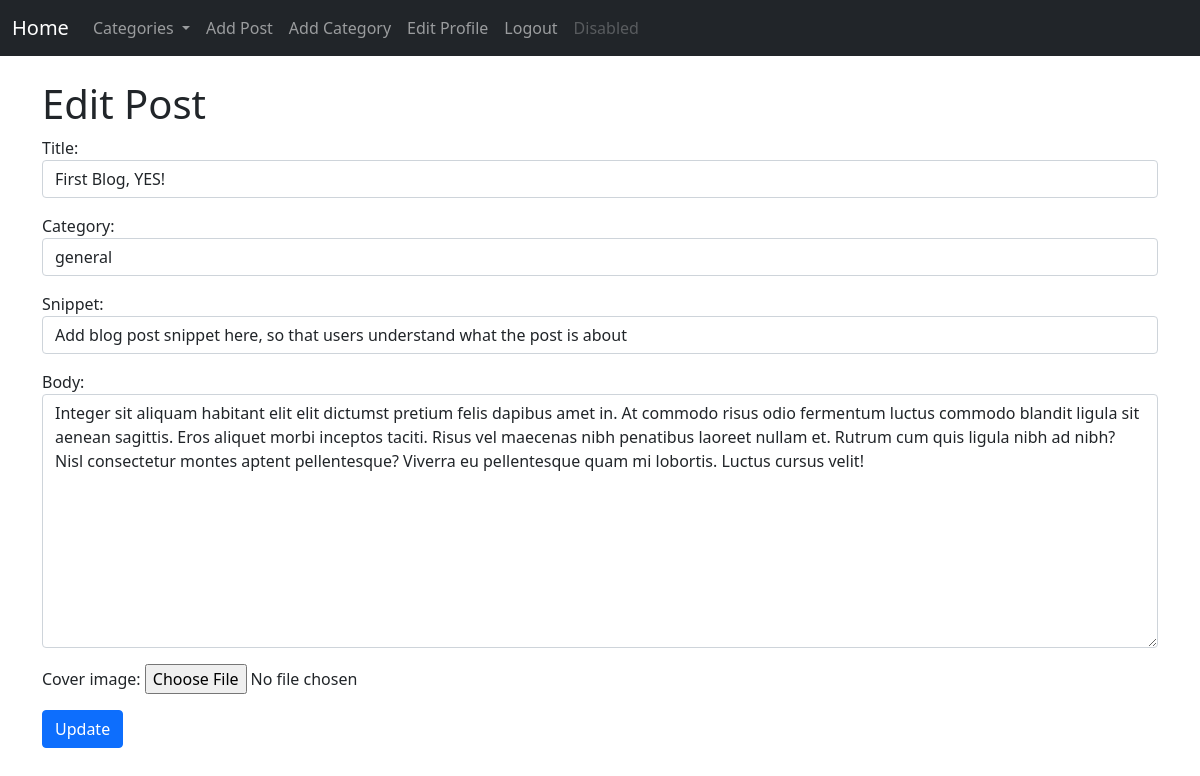
Screenshot of /article/edit/1 (signed in) with the database file from the repository.
### blogapp/models.py (models this page shows, shortened)
class Post(models.Model):
    title = models.CharField(max_length=255)
    author = models.ForeignKey(User, on_delete=models.CASCADE)
    category = models.CharField(max_length=255, default="general")
    snippet = models.CharField(max_length=255, default="Add blog post snippet here, so that users understand what the post is about.")
    cover_image = models.ImageField(null=True, blank=True, upload_to="media/_/")
    body = RichTextField(blank="Write blog body here...", null=True)
    date = models.DateField(auto_now_add=True)
    likes = models.ManyToManyField(User, related_name= "blog_posts" )

### blogapp/views.py (the view)
# urls.py: path('article/edit/<int:pk>', EditPostView.as_view(), name="edit-article"),
class EditPostView(UpdateView):
    model = Post
    form_class = EditPostForm
    template_name = 'edit_post.html'

### blogapp/forms.py
class EditPostForm(forms.ModelForm):
    class Meta:
        model=Post
        fields=('title','category', 'snippet', 'body', 'cover_image')
        widgets={
            'title': forms.TextInput(attrs={'class': 'form-control'}),
            'category': forms.Select(choices=choice_list, attrs={'class': 'form-control'}),
            'snippet': forms.TextInput(attrs={'class': 'form-control'}),
            'body': forms.Textarea(attrs={'class': 'form-control'}),
        }

### blogapp/context_processors.py (called while the page is built)
def get_cats(request):
    cat_menu = Category.objects.all()
    cats=[]
    for cat in cat_menu:
        cats.append(cat)
    return {
        "cats": cats
    }

### blogapp/models.py (called while the page is built)
    def __str__(self):
        return self.name

### blogapp/templates/edit_post.html (shortened to what this page needs)
{% extends 'base.html' %}
{% block content %}
<h1>Edit Post</h1>
{% if user.is_authenticated and user == post.author%}
    <div class="form-group">
    <form method="POST" enctype="multipart/form-data">
        {{form.as_p}}
        <button class="btn btn-primary">Update</button>
    </form>
    </div>
{% else %}
    <h4>You are not allowed to edit blog post unless you are author of the post.</h4>
{% endif %}
{% endblock %}

### rows the page displays
Post: title "First Blog, YES!", category "general", snippet "Add blog post snippet here, so that users understand what the post is about", body "Integer sit aliquam habitant elit elit dictumst pretium felis dapibus amet in. At commodo risus odio fermentum luctus commodo blandit ligula sit aenean sagittis. Eros aliquet morbi inceptos taciti. Risus vel maecenas nibh penatibus laoreet nullam et. Rutrum cum quis ligula nibh ad nibh? Nisl consectetur montes aptent pellentesque? Viverra eu pellentesque quam mi lobortis. Luctus cursus velit!"
